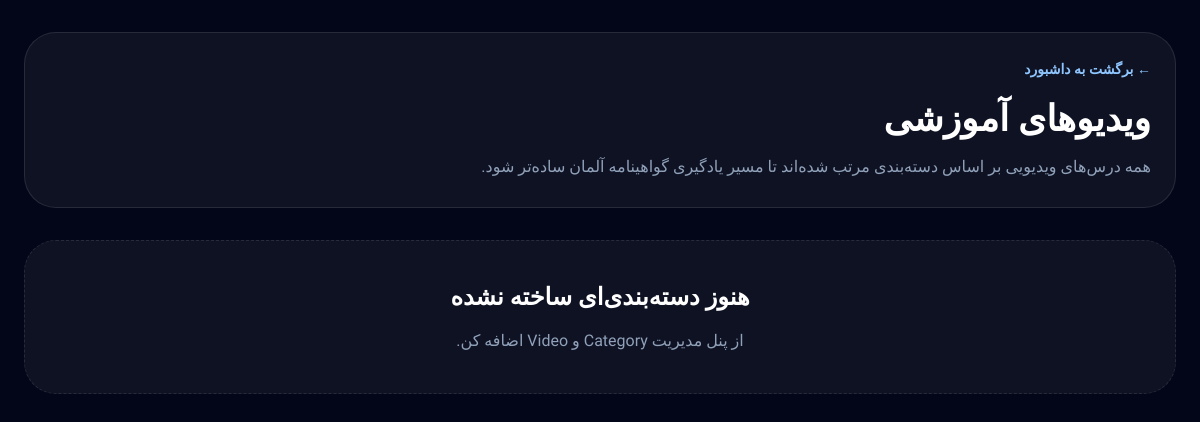
Page /videos/ on the earlier database version.
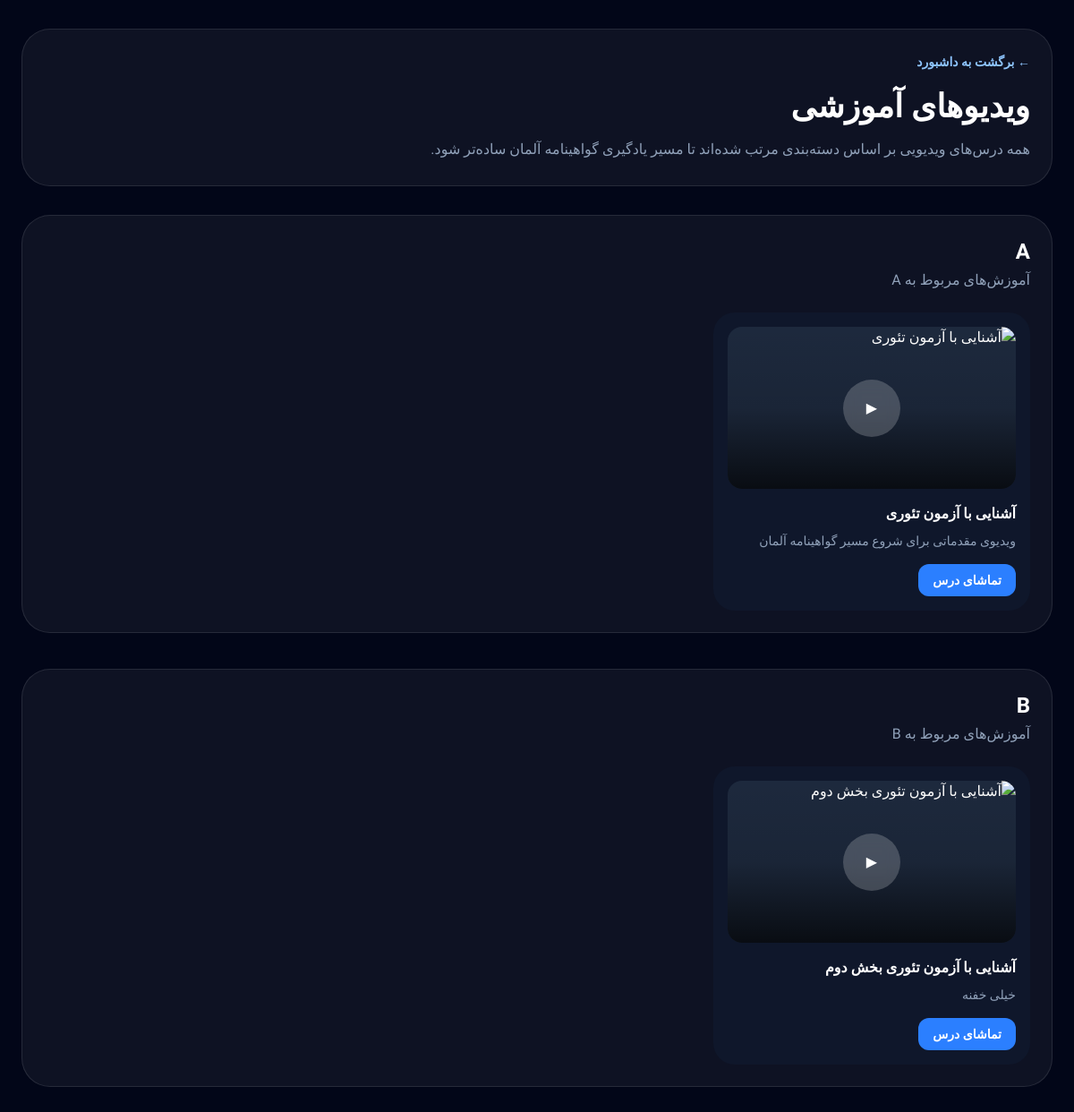
Same page on the later database version.
### videos/models.py (models this page shows, shortened)
class Category(models.Model):
    name = models.CharField(max_length=100)
    slug = models.SlugField(unique=True)
    class Meta:
        verbose_name = "Category"
        verbose_name_plural = "Categories"
        ordering = ["name"]

class Video(models.Model):
    category = models.ForeignKey(
        Category,
        on_delete=models.CASCADE,
        related_name="videos",
        null=True,
        blank=True,
    )
    title = models.CharField(max_length=200)
    description = models.TextField(blank=True)
    youtube_url = models.URLField()
    order = models.PositiveIntegerField(default=0)
    is_published = models.BooleanField(default=True)
    created_at = models.DateTimeField(auto_now_add=True)
    class Meta:
        ordering = ["order", "-created_at"]
    def youtube_video_id(self):
        parsed_url = urlparse(self.youtube_url)
        if parsed_url.hostname in ["www.youtube.com", "youtube.com"]:
            return parse_qs(parsed_url.query).get("v", [""])[0]
        if parsed_url.hostname == "youtu.be":
            return parsed_url.path.lstrip("/")
        return ""
    def youtube_thumbnail(self):
        video_id = self.youtube_video_id()
        if video_id:
            return f"https://img.youtube.com/vi/{video_id}/hqdefault.jpg"
        return ""

### videos/views.py (the view)
# urls.py: path("", views.video_list, name="video_list"),
def video_list(request):
    categories = Category.objects.prefetch_related("videos").all()
    return render(
        request,
        "videos/video_list.html",
        {
            "categories": categories,
        },
    )

### videos/templates/videos/video_list.html (shortened to what this page needs)
{% extends "base/base.html" %}
{% block content %}
<main class="min-h-screen bg-slate-950 px-6 py-8 text-white">
    <div class="mx-auto max-w-7xl">
        <header class="mb-8 rounded-[2rem] border border-white/10 bg-white/5 p-6">
            <a
                href="/dashboard/"
                class="mb-5 inline-block text-sm font-bold text-blue-300 hover:text-blue-200"
            >
                ← برگشت به داشبورد
            </a>
            <h1 class="text-4xl font-black">
                ویدیوهای آموزشی
            </h1>
            <p class="mt-3 max-w-2xl leading-8 text-slate-400">
                همه درس‌های ویدیویی بر اساس دسته‌بندی مرتب شده‌اند تا مسیر یادگیری گواهینامه آلمان ساده‌تر شود.
            </p>
        </header>
        <section class="space-y-10">
            {% for category in categories %}
                <div class="rounded-[2rem] border border-white/10 bg-white/5 p-6">
                    <h2 class="text-2xl font-black">
                        {{ category.name }}
                    </h2>
                    <p class="mt-1 text-slate-400">
                        آموزش‌های مربوط به {{ category.name }}
                    </p>
                    <div class="mt-6 grid gap-5 md:grid-cols-2 lg:grid-cols-3">
                        {% for video in category.videos.all %}
                            {% if video.is_published %}
                                <article class="rounded-3xl bg-slate-900 p-4">
                                    <a
                                        href="/videos/{{ video.id }}/"
                                        class="group relative block aspect-video overflow-hidden rounded-2xl bg-slate-800"
                                    >
                                        <div class="absolute inset-0 flex items-center justify-center">
                                            <div class="flex h-16 w-16 items-center justify-center rounded-full bg-white/20 backdrop-blur transition duration-300 group-hover:scale-110 group-hover:bg-blue-500">
                                                ▶
                                            </div>
                                        </div>
                                    </a>
                                    <h3 class="mt-4 font-bold">
                                        {{ video.title }}
                                    </h3>
                                    <p class="mt-2 text-sm text-slate-400">
                                        {{ video.description }}
                                    </p>
                                    <a
                                        href="/videos/{{ video.id }}/"
                                        class="mt-4 inline-block rounded-xl bg-blue-500 px-4 py-2 text-sm font-bold hover:bg-blue-600"
                                    >
                                        تماشای درس
                                    </a>
                                </article>
                            {% endif %}
                        {% empty %}
                            <p class="text-slate-500">
                                هنوز ویدیویی داخل این دسته‌بندی نیست.
                            </p>
                        {% endfor %}
                    </div>
                </div>
            {% empty %}
                <div class="rounded-[2rem] border border-dashed border-white/10 bg-white/5 p-10 text-center">
                    <h2 class="text-2xl font-black">
                        هنوز دسته‌بندی‌ای ساخته نشده
                    </h2>
                    <p class="mt-4 text-slate-400">
                        از پنل مدیریت Category و Video اضافه کن.
                    </p>
                </div>
            {% endfor %}
        </section>
    </div>
</main>
{% endblock %}

### core/templates/base/base.html (shortened to what this page needs)
{% load static tailwind_tags %}
<!DOCTYPE html>
<html lang="fa" dir="rtl">
<head>
    {% tailwind_css %}
</head>
<body class="bg-slate-950 text-white antialiased" style="font-family: Vazirmatn, sans-serif;">
    {% block content %}{% endblock %}
</body>
</html>

Differences in the rows shown:
added Category: name "A"
now on this page (row edited): Video: title "آشنایی با آزمون تئوری", description "ویدیوی مقدماتی برای شروع مسیر گواهینامه آلمان", shown under "A"
added Category: name "B"
now on this page (row edited): Video: title "آشنایی با آزمون تئوری بخش دوم", description "خیلی خفنه", shown under "B"
Other differences:
text no longer shown: "هنوز دسته‌بندی‌ای ساخته نشده از پنل مدیریت Category و Video اضافه کن."
